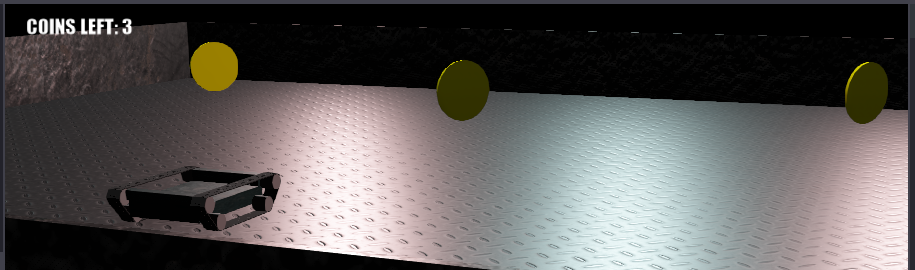
#> input picture gitlab/img/webots_0.png, 915 x 270 px, given in place of the camera
$ python WebcamClient.py
#> lines starting #> are read from the running program, lines starting #| are printed output that depends on the picture; after the words box and inside, x2 and y2 are one past the last pixel; in counts of white or black regions, pixels touching at a corner belong together
### gitlab/challenge_3/challenge/controllers/camera_controller/ball_detector.py
#!/usr/bin/env python
import math
import cv2
import numpy as np

def nothing(x):
    return

class BallDetector:

    def __init__(self, yellowLowTres, yellowHighTres, pinkLowTres, pinkHighTres, ballSizeRange=(15, 30), debug=False):
        self.yellowLowTres = yellowLowTres
        self.yellowHighTres = yellowHighTres
        self.pinkLowTres = pinkLowTres
        self.pinkHighTres = pinkHighTres
        self.ballSizeRange = ballSizeRange
        self.debug = debug
        if debug:
            self.create_debug_windows()
            self.create_trackbars()


    def detect_balls(self, img):
        yellow_mask = self.maskFrame(img, self.yellowLowTres, self.yellowHighTres)
        yellow = self.hough_detect_balls(yellow_mask, 1)

        pink_mask = self.maskFrame(img, self.pinkLowTres, self.pinkHighTres)
        pink = self.hough_detect_balls(pink_mask, -1)

        balls = [*yellow, *pink]
        if self.debug:
            self.debug_update(img,yellow_mask,pink_mask, balls)
        return balls

    def hough_detect_balls(self, img, value):
        #cv2.imshow("masked"+str(value), img)
        circles = cv2.HoughCircles(img, cv2.HOUGH_GRADIENT, 1,
                                   img.shape[0]/64, param1=200, param2=10, minRadius=self.ballSizeRange[0], maxRadius=self.ballSizeRange[1])
        if circles is None:
            print("No circles found")
            return []
        circles = np.round(circles[0, :]).astype("int")
        r = [tuple(x)+(value,) for x in circles]
        return r

    def maskFrame(self, frame, low_b, high_b):
        """
        Perform basic preprocessing to create a mask that can be overlayed over the
        image. This will dramatically reduce the search space for more complicated
        operations further down the pipeline, speeding up computation.

        :param frame: The imput image
        :return: A binary mask corresponding to parts of the image that have
        similar hue, saturation, and value levels as the objects to be detected
        """
        # Blur the image to reduce high frequency noise
        #frame = cv2.GaussianBlur(frame,(7,7),0);

        mask = cv2.medianBlur(frame, 3)
        mask = cv2.erode(mask, None, iterations=2)
        mask = cv2.dilate(mask, None, iterations=2)

        mask = frame

        # Convert the colorspace to HSV (Hue, Saturation, Value)
        mask = cv2.cvtColor(mask, cv2.COLOR_BGR2HSV)
        # Mask frame  to contain wanted colors.
        mask = cv2.inRange(mask, low_b, high_b)
        # Remove more noise
        #mask = cv2.fastNlMeansDenoising(mask,None,10,7,21)
        return mask

    def debug_update(self, img, yellow_mask, pink_mask, balls):
        self.draw_debug(img,yellow_mask,pink_mask,balls)
        self.update_trackbars()

    def draw_debug(self,img, yellow_mask,pink_mask,balls):
        for ball in balls:
            x, y, r, v = ball
            color = (127, 0, 255)
            if v == 1:
                color = (0, 179, 255)
            cv2.circle(img, (x, y), r, color, 2)
        cv2.imshow('yellow', yellow_mask)
        cv2.imshow('pink', pink_mask)
        cv2.imshow('debug', img)
        cv2.imwrite('test.png',img)
        key = cv2.waitKey(1)

    def create_debug_windows(self):
        cv2.namedWindow('debug')
        cv2.namedWindow('yellow')
        cv2.namedWindow('pink')


    def create_trackbars(self):
        #Low yellow hsv trackers
        cv2.createTrackbar('H_low', 'yellow', self.yellowLowTres[0], 180, nothing)
        cv2.createTrackbar('S_low', 'yellow', self.yellowLowTres[1], 255, nothing)
        cv2.createTrackbar('V_low', 'yellow', self.yellowLowTres[2], 255, nothing)
        #Upper yellow hsv trackers
        cv2.createTrackbar('H_high', 'yellow', self.yellowHighTres[0], 180, nothing)
        cv2.createTrackbar('S_high', 'yellow', self.yellowHighTres[1], 255, nothing)
        cv2.createTrackbar('V_high', 'yellow', self.yellowHighTres[2], 255, nothing)
        #Low pink hsv trackers
        cv2.createTrackbar('H_low', 'pink', self.pinkLowTres[0], 180, nothing)
        cv2.createTrackbar('S_low', 'pink', self.pinkLowTres[1], 255, nothing)
        cv2.createTrackbar('V_low', 'pink', self.pinkLowTres[2], 255, nothing)
        #High pink hsv trackers
        cv2.createTrackbar('H_high', 'pink', self.pinkHighTres[0], 180, nothing)
        cv2.createTrackbar('S_high', 'pink', self.pinkHighTres[1], 255, nothing)
        cv2.createTrackbar('V_high', 'pink', self.pinkHighTres[2], 255, nothing)
        #Ball size trackers
        cv2.createTrackbar('R_low', 'debug', self.ballSizeRange[0], 200, nothing)
        cv2.createTrackbar('R_high', 'debug', self.ballSizeRange[1], 200, nothing)

    def update_trackbars(self):
        #Update yellow low treshold
        self.yellowLowTres[0] = cv2.getTrackbarPos('H_low', 'yellow')
        self.yellowLowTres[1] = cv2.getTrackbarPos('S_low', 'yellow')
        self.yellowLowTres[2] = cv2.getTrackbarPos('V_low', 'yellow')
        #Update yellow high treshold
        self.yellowHighTres[0] = cv2.getTrackbarPos('H_high', 'yellow')
        self.yellowHighTres[1] = cv2.getTrackbarPos('S_high', 'yellow')
        self.yellowHighTres[2] = cv2.getTrackbarPos('V_high', 'yellow')
        #Update pink low treshold
        self.pinkLowTres[0] = cv2.getTrackbarPos('H_low', 'pink')
        self.pinkLowTres[1] = cv2.getTrackbarPos('S_low', 'pink')
        self.pinkLowTres[2] = cv2.getTrackbarPos('V_low', 'pink')
        #Update pink high treshold
        self.pinkHighTres[0] = cv2.getTrackbarPos('H_high', 'pink')
        self.pinkHighTres[1] = cv2.getTrackbarPos('S_high', 'pink')
        self.pinkHighTres[2] = cv2.getTrackbarPos('V_high', 'pink')
        #Update ball size range
        self.ballSizeRange[0] = cv2.getTrackbarPos('R_low', 'debug')
        self.ballSizeRange[1] = cv2.getTrackbarPos('R_high', 'debug')

### gitlab/challenge_3/challenge/controllers/camera_controller/WebcamClient.py
#!/usr/bin/env python
import time
import math
#import imutils
import cv2
import numpy as np
from ball_detector import BallDetector

# Greenish yellow hsv (25,100,150) ~ (35, 255, 255)
yellow_low = np.array([25, 50, 100])
yellow_high = np.array([40, 255, 255])
# Pink (150, 100, 150)  ~ (160, 255, 255)
pink_low = np.array([150, 50, 80])
pink_high = np.array([195, 255, 255])

radius_range = [13, 30]


def nothing(x):
    pass


def main():
    print("Connecting to camera")
    camera = cv2.VideoCapture(1)

    print("Initializing feature detector.")

    # fast = cv2.FastFeatureDetector_create()

    detector = BallDetector(yellow_low, yellow_high, pink_low,
                            pink_high, ballSizeRange=radius_range, debug=True)

    try:
        print("trying")
        while 1:
            print("Listening for image...")

            #cv2.createTrackbar('B', 'debug', 0, 255, nothing)

            ret, img = camera.read()
#> img is the input picture: shape (270, 915, 3); mean B, G, R 87.1, 88.4, 91.1
            balls = detector.detect_balls(img)
#> in maskFrame, `mask = cv2.erode(mask, None, iterations=2)`:
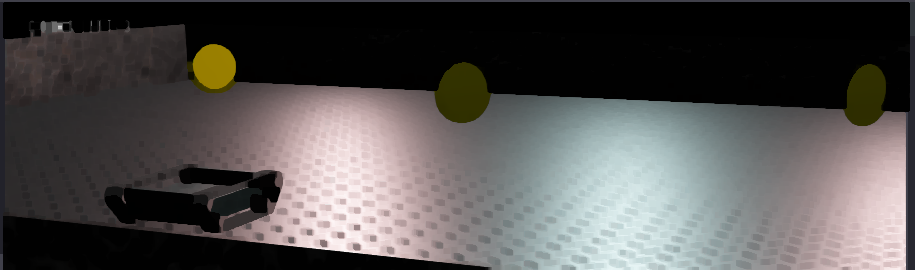
#> mask: shape (270, 915, 3); mean B, G, R 79.6, 80.8, 83.3
#> in maskFrame, `mask = cv2.cvtColor(mask, cv2.COLOR_BGR2HSV)`: mask: shape (270, 915, 3); mean H, S, V 60.9, 24.7, 94.4
#> in maskFrame, `mask = cv2.inRange(mask, low_b, high_b)`:
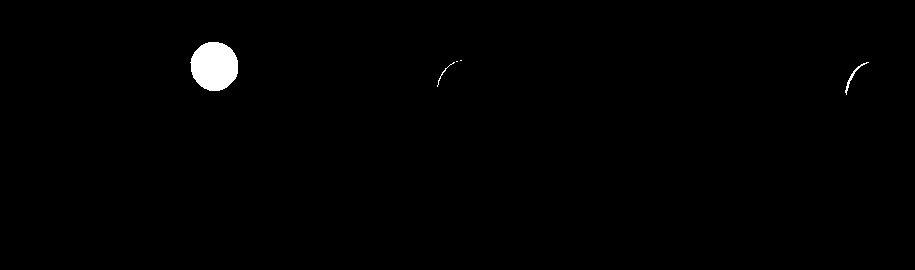
#> mask: shape (270, 915); 0.8% white; 5 white regions (2 under 20 px), largest, box (x1, y1, x2, y2) and area: (190, 42, 238, 91) 1843, (845, 62, 869, 95) 89, (437, 62, 455, 87) 35
#> in hough_detect_balls, `circles = cv2.HoughCircles(img, cv2.HOUGH_GRADIENT, 1, img.shape[0]/64..`: circles = [[213.5, 64.5, 23.5], [210.5, 67.5, 26.8], [218.5, 64.5, 28.5], [213.5, 70.5, 20.2], [207.5, 63.5, 18], [211.5, 60.5, 18.8], [218.5, 69.5, 19.1]]
#> in hough_detect_balls, `circles = np.round(circles[0, :]).astype("int")`: circles = [[214, 64, 24], [210, 68, 27], [218, 64, 28], [214, 70, 20], [208, 64, 18], [212, 60, 19], [218, 70, 19]]
#> in hough_detect_balls, `r = [tuple(x)+(value,) for x in circles]`: r = [(214, 64, 24, 1), (210, 68, 27, 1), (218, 64, 28, 1), (214, 70, 20, 1), (208, 64, 18, 1), (212, 60, 19, 1), (218, 70, 19, 1)]
#> in detect_balls, `yellow = self.hough_detect_balls(yellow_mask, 1)`: yellow has the same summary as r in hough_detect_balls
#> in maskFrame (call 2), `mask = cv2.inRange(mask, low_b, high_b)`: mask: shape (270, 915); every value is 0
#> in detect_balls, `pink = self.hough_detect_balls(pink_mask, -1)`: pink = []
#> in detect_balls, `balls = [*yellow, *pink]`: balls has the same summary as r in hough_detect_balls
#> the loop in draw_debug, `for ball in balls:` made 7 passes
#> (ball, x, y, r) on passes 1 to 7: ((214, 64, 24, 1), 214, 64, 24), ((210, 68, 27, 1), 210, 68, 27), ((218, 64, 28, 1), 218, 64, 28), ((214, 70, 20, 1), 214, 70, 20), ((208, 64, 18, 1), 208, 64, 18), ((212, 60, 19, 1), 212, 60, 19), ((218, 70, 19, 1), 218, 70, 19)
#> (key Esc is pressed here)
#> balls has the same summary as r in hough_detect_balls
            print(balls)
#| [(214, 64, 24, 1), (210, 68, 27, 1), (218, 64, 28, 1), (214, 70, 20, 1), (208, 64, 18, 1), (212, 60, 19, 1), (218, 70, 19, 1)]
            # time.sleep(1)
    except:
        raise
    finally:
        print("closed.")


if __name__ == "__main__":
    main()

$ run again, on gitlab/img/webots_2.png
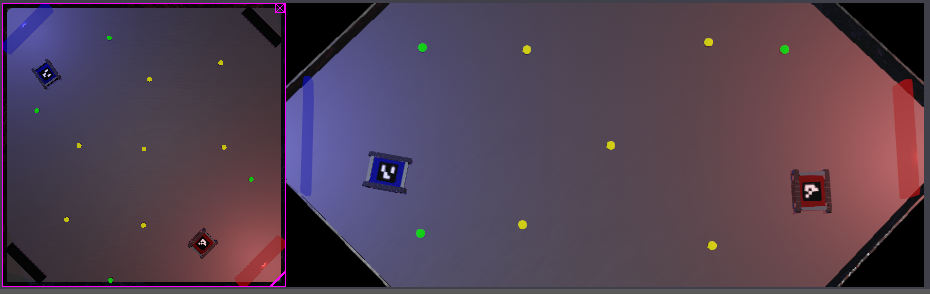
#> input picture gitlab/img/webots_2.png, 930 x 294 px, given in place of the camera
#> in main, img is the input picture: shape (294, 930, 3); mean B, G, R 81.3, 64.4, 82.1
#> in maskFrame, `mask = cv2.inRange(mask, low_b, high_b)`:
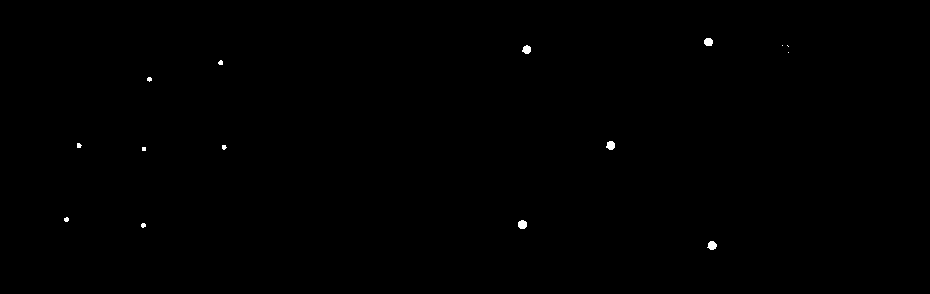
#> mask: shape (294, 930); 0.17% white; 15 white regions (6 under 20 px), largest, box (x1, y1, x2, y2) and area: (518, 220, 527, 229) 67, (707, 241, 717, 250) 65, (606, 141, 615, 150) 63
#> in hough_detect_balls, `circles = cv2.HoughCircles(img, cv2.HOUGH_GRADIENT, 1, img.shape[0]/64..`: circles = None
#> yellow = []
#> in hough_detect_balls (call 2), `circles = cv2.HoughCircles(img, cv2.HOUGH_GRADIENT, 1, img.shape[0]/64..`: circles = 122 rows, first 8: [260.5, 264.5, 23.9], [262.5, 258.5, 23.9], [899.5, 159.5, 23.9], [254.5, 266.5, 19.4], [916.5, 147.5, 29.3], [902.5, 153.5, 20.4], [902.5, 143.5, 21.6], [266.5, 266.5, 18.3]
#> in hough_detect_balls (call 2), `circles = np.round(circles[0, :]).astype("int")`: circles = 122 rows, first 8: [260, 264, 24], [262, 258, 24], [900, 160, 24], [254, 266, 19], [916, 148, 29], [902, 154, 20], [902, 144, 22], [266, 266, 18]
#> pink = 122 items, first 6: (260, 264, 24, -1), (262, 258, 24, -1), (900, 160, 24, -1), (254, 266, 19, -1), (916, 148, 29, -1), (902, 154, 20, -1)
#> in detect_balls, `balls = [*yellow, *pink]`: balls has the same summary as pink
#> the loop in draw_debug, `for ball in balls:` made 122 passes
#> (ball, x, y, r) on passes 1 to 8: ((260, 264, 24, -1), 260, 264, 24), ((262, 258, 24, -1), 262, 258, 24), ((900, 160, 24, -1), 900, 160, 24), ((254, 266, 19, -1), 254, 266, 19), ((916, 148, 29, -1), 916, 148, 29), ((902, 154, 20, -1), 902, 154, 20), ((902, 144, 22, -1), 902, 144, 22), ((266, 266, 18, -1), 266, 266, 18)
#> after the loop in draw_debug, `for ball in balls:`:
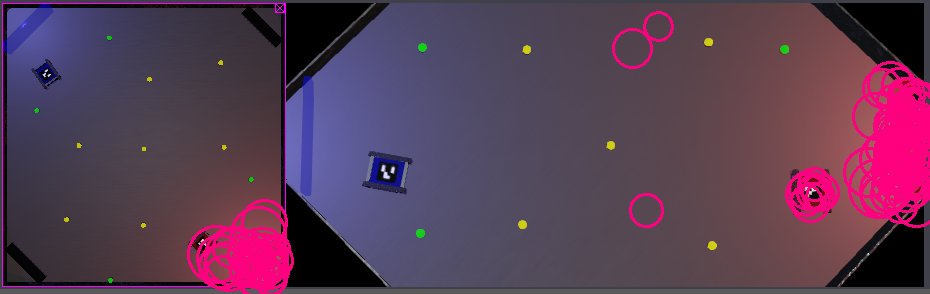
#> img: shape (294, 930, 3); mean B, G, R 84.6, 60.3, 89.8
#> in main, `balls = detector.detect_balls(img)`: balls has the same summary as pink in detect_balls
#> (printed output is left out)

$ run again, on gitlab/img/webots_3.png
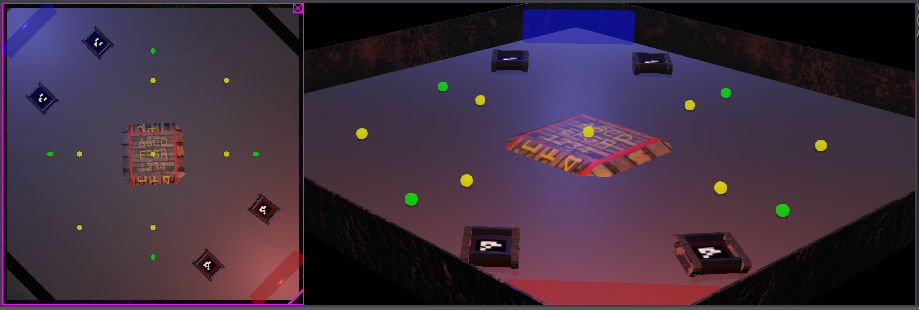
#> input picture gitlab/img/webots_3.png, 919 x 310 px, given in place of the camera
#> in main, img is the input picture: shape (310, 919, 3); mean B, G, R 62.6, 46.1, 63.1
#> in maskFrame, `mask = cv2.inRange(mask, low_b, high_b)`:
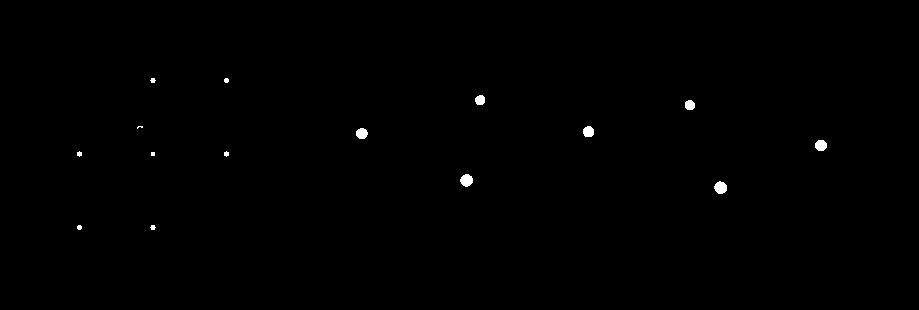
#> mask: shape (310, 919); 0.31% white; 15 white regions (2 under 20 px), largest, box (x1, y1, x2, y2) and area: (714, 181, 727, 194) 127, (460, 174, 473, 187) 125, (815, 140, 827, 151) 108
#> in hough_detect_balls, `circles = cv2.HoughCircles(img, cv2.HOUGH_GRADIENT, 1, img.shape[0]/64..`: circles = None
#> yellow = []
#> in hough_detect_balls (call 2), `circles = cv2.HoughCircles(img, cv2.HOUGH_GRADIENT, 1, img.shape[0]/64..`: circles = 174 rows, first 8: [280.5, 281.5, 23.9], [279.5, 275.5, 25], [582.5, 140.5, 26.1], [154.5, 150.5, 23.9], [162.5, 148.5, 21.6], [284.5, 277.5, 19.3], [273.5, 281.5, 21.7], [587.5, 146.5, 21.7]
#> in hough_detect_balls (call 2), `circles = np.round(circles[0, :]).astype("int")`: circles = 174 rows, first 8: [280, 282, 24], [280, 276, 25], [582, 140, 26], [154, 150, 24], [162, 148, 22], [284, 278, 19], [274, 282, 22], [588, 146, 22]
#> pink = 174 items, first 6: (280, 282, 24, -1), (280, 276, 25, -1), (582, 140, 26, -1), (154, 150, 24, -1), (162, 148, 22, -1), (284, 278, 19, -1)
#> in detect_balls, `balls = [*yellow, *pink]`: balls has the same summary as pink
#> the loop in draw_debug, `for ball in balls:` made 174 passes
#> (ball, x, y, r) on passes 1 to 3: ((280, 282, 24, -1), 280, 282, 24), ((280, 276, 25, -1), 280, 276, 25), ((582, 140, 26, -1), 582, 140, 26)
#> after the loop in draw_debug, `for ball in balls:`:
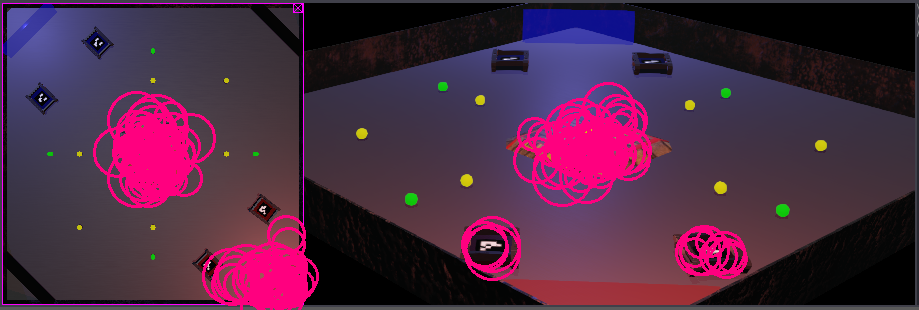
#> img: shape (310, 919, 3); mean B, G, R 66.8, 40.3, 76.7
#> in main, `balls = detector.detect_balls(img)`: balls has the same summary as pink in detect_balls
#> (printed output is left out)
